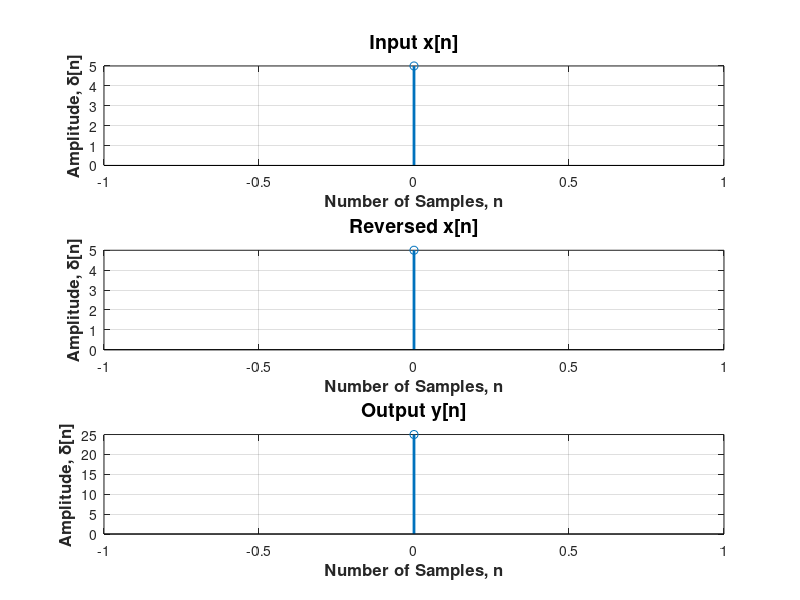

MATLAB code to generate this figure:
clc;
clear all;
close all;
x = input("Enter the input sequence x[n]: ");
xrev = fliplr(x);
xlen = length(x);
ylen = xlen + xlen -1;
for i = 1:xlen
    for j = 1:xlen
        y(i,i+j-1) = x(i).*xrev(j);
    end
end
y = sum(y);
%y = conv(x, fliplr(x))
disp(y);

subplot(3, 1, 1);
stem((0:xlen-1),x,'linewidth',2);
xlabel('Number of Samples, n','fontsize',12,'fontweight','bold');
ylabel('Amplitude, \delta[n]','fontsize', 12,'fontweight', 'bold');
title('Input x[n]', 'fontsize', 14);
grid on;
hold on;

subplot(3,1,2);
stem((0:xlen-1),xrev,'linewidth',2);
xlabel('Number of Samples, n','fontsize',12,'fontweight','bold');
ylabel('Amplitude, \delta[n]','fontsize', 12,'fontweight', 'bold');
title('Reversed x[n]', 'fontsize', 14);
grid on;
hold on;

subplot(3, 1, 3);
stem((0:ylen-1),y,'linewidth',2);
xlabel('Number of Samples, n','fontsize',12,'fontweight','bold');
ylabel('Amplitude, \delta[n]','fontsize', 12,'fontweight', 'bold');
title('Output y[n]', 'fontsize', 14);
grid on;
hold on;
